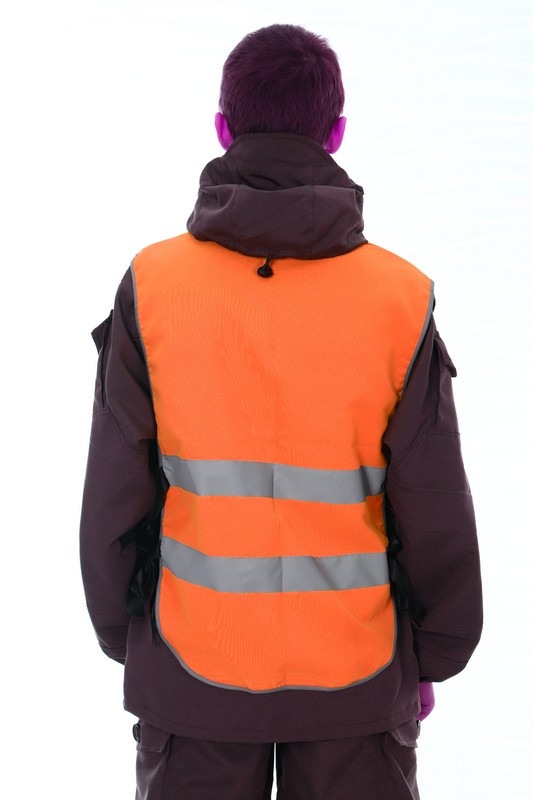
#> input picture parsing_ck_textil/Жилеты_летние_для_охоты,_рыбалки_и_туризма/ЖИЛЕТ_«СВЕТООТРАЖАЮЩИЙ»_ОРАНЖЕВЫЙ/1.jpg, 533 x 800 px, given in place of 1.png, which was not available; the run also reads 1 picture not shown here
$ python createNewPocket.py
#> lines starting #> are read from the running program, lines starting #| are printed output that depends on the picture; after the words box and inside, x2 and y2 are one past the last pixel; in counts of white or black regions, pixels touching at a corner belong together; pictures that were not available may be replaced by others from this repository, and a replacement may not be noted
from PIL import ImageOps, ImageDraw, ImageEnhance, Image, ImageFilter, ImageFont
import os
# import multiprocessing
from multiprocessing import Process, Queue, cpu_count
from threading import Thread
import numpy as np
from shutil import copytree
import cv2
import numpy as np
from copy import deepcopy
# import time
# import asyncio
# import aiofiles


deltaForMask = 0.02 # на сколько уменьшаем отновсительно чехла рахмер принта
pathToNewPocket = r'D:\case' # пусть к фоткам чехлов и клоунам
pathToPrintImage = r'F:\выбрано2' # Путь откуда брать фотки для натяжки
pathToSaveDone = r'D:\done' # Куда класть готовое
clownName = r'2_clown.png' # нахвание файла клоуна
flag = False
SIZE = (1800,2400)

def main(pathToNewPocket, dirName):

#> called with pathToNewPocket = 'D:\\case', dirName = 'embossed_image.jpg'
    pathToImageDir = os.path.join(pathToNewPocket, dirName)

    backImage = Image.open(os.path.join(pathToImageDir, '1.png')).resize(SIZE)
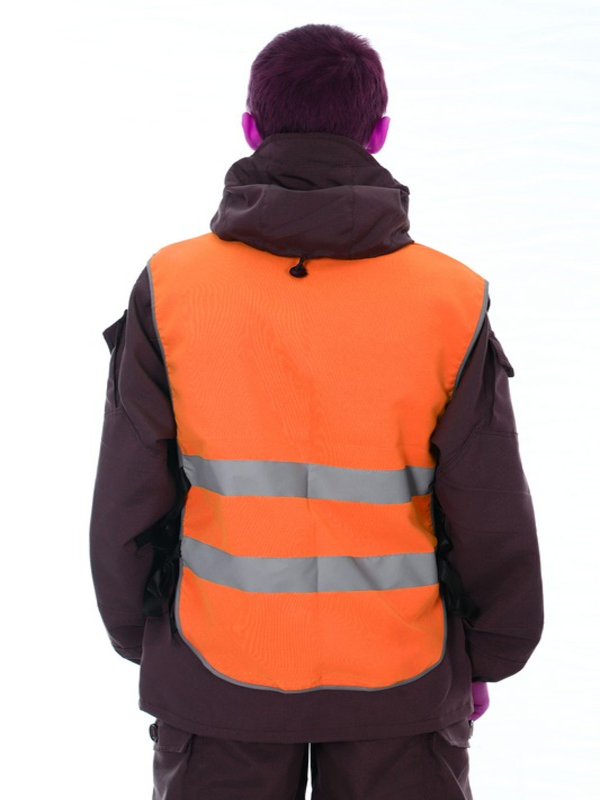
#> backImage: PIL image 1800x2400 RGB (shown at 1/3 size); mean R, G, B 194.1, 160.7, 152.9
    coordToMaskCard = findCoordsToMaskCard(backImage)
    mask = createMaskForShadows(backImage, coordToMaskCard)
    maskImage, top_left, bottom_right = createMask(pathToImageDir)

    if maskImage == 0:
        print(pathToImageDir + ' файл с маски не обнаружен')
        return

    lenListPrint = len(os.listdir(pathToPrintImage))
    countProcess = max(1, min(int(cpu_count() - 2), lenListPrint))

    queue = Queue()
    listForProcess = []
    listProcess = []

    saveProcess = Thread(target=imageSaver, args=(queue,dirName))
    saveProcess.start()

    for i in range(0,lenListPrint,int(lenListPrint/countProcess)):
        listForProcess.append(os.listdir(pathToPrintImage)[i:i+int(lenListPrint/countProcess)])

    for listImagePath in listForProcess:
        p = Process(target=createPrintImage, args=(listImagePath, mask, maskImage, backImage, top_left, bottom_right, queue))
        listProcess.append(p)
        p.start()

    for p in listProcess:
        p.join()

    queue.put(None)
    print('done')
    saveProcess.join()


# [15 lines left out: function imageSaver, not called in this run]
        # image.save(image_path)

def findCoordsToMaskCard(backImage):
    # Открываем изображение
    target_color = backImage.getpixel((530,1000))
#> target_color = (254, 113, 59)
    deltaX = 360
    deltaY = 870
    image = backImage.crop((deltaX,deltaY,900,1000))
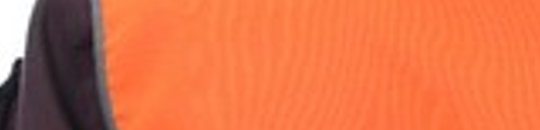
#> image: PIL image 540x130 RGB; mean R, G, B 220.6, 113.7, 72.7
    tolerance = 5
    # image.show()
    # Преобразуем изображение в массив NumPy
    img_array = np.array(image)
    # image = Image.open(backImage)
    # image

    # Разделяем целевой цвет на компоненты
    target_r, target_g, target_b = target_color
#> target_r = 254; target_g = 113; target_b = 59

    # Вычисляем абсолютную разницу между целевым цветом и цветами пикселей
    color_diff = np.abs(img_array - [target_r, target_g, target_b])

    # Находим маску, где цвет пикселя близок к целевому цвету с учетом допуска
    mask = np.all(color_diff <= tolerance, axis=-1)
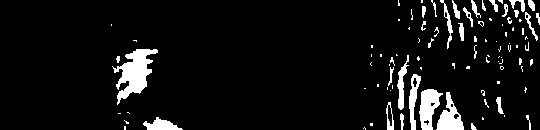
#> mask: shape (130, 540) bool; 7% white; 96 white regions (63 under 20 px), largest, box (x1, y1, x2, y2) and area: (112, 49, 158, 105) 1159, (419, 89, 443, 130) 587, (436, 92, 464, 130) 526

    # Находим координаты пикселей, удовлетворяющих условию
    coords = np.argwhere(mask)
#> coords = 4938 pairs, first value 0 to 129, second value 111 to 539

    if len(coords) > 0:
        # Находим минимальные значения x и y
        min_y, min_x = np.min(coords, axis=0)
#> min_y = 0; min_x = 111
#> in main, `coordToMaskCard = findCoordsToMaskCard(backImage)`: coordToMaskCard = (471, 870)
#> in createMaskForShadows, `img = ImageOps.invert(backImage)`:
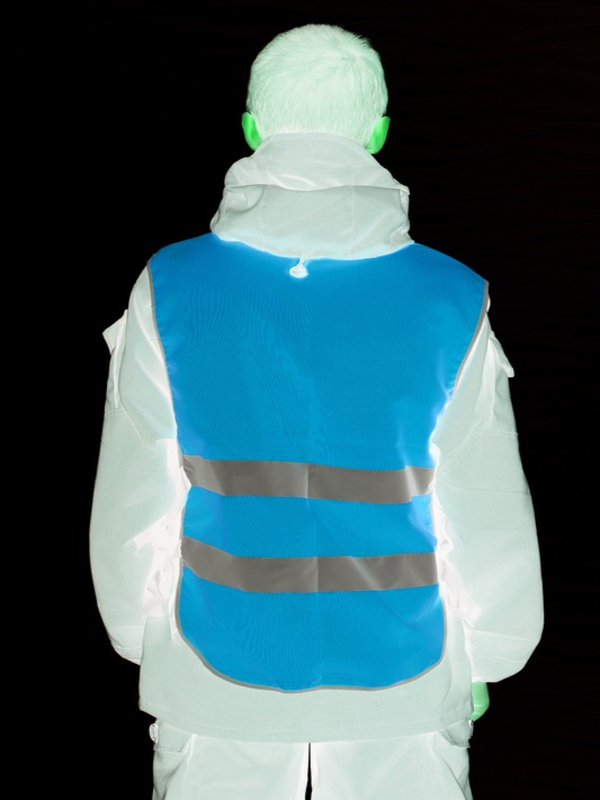
#> img: PIL image 1800x2400 RGB (shown at 1/3 size); mean R, G, B 60.9, 94.3, 102.1

        # print(f"Приблизительный цвет {target_color} найден на координатах (x, y): ({min_x+deltaX}, {min_y+deltaY})")
        return min_x+deltaX, min_y+deltaY
    else:
        # print(f"Приблизительный цвет {target_color} не найден на изображении.")
        return None, None

def maskCard(coordToMaskCard, mask):
#> called with coordToMaskCard = (471, 870)
        draw = ImageDraw.Draw(mask)
        # Рассчитываем координаты нижнего правого угла
        x = coordToMaskCard[0]-15
#> x = 456
        y = coordToMaskCard[1]-10
#> y = 860
        color = mask.getpixel((x-2, y))
#> color = (114, 126, 114)
        bottom_right_x = x + 530
#> bottom_right_x = 986
        bottom_right_y = y + 1250
#> bottom_right_y = 2110
        draw.rectangle([x, y, bottom_right_x, bottom_right_y], outline=color, fill=color)
        # mask.show()
        return mask


def createMaskForShadows(backImage, coordToMaskCard):
    img = ImageOps.invert(backImage)
    img = maskCard(coordToMaskCard, img)
    ImageFilter.EMBOSS.filterargs=((3, 3), 8, 28, (-1, -1, -1,
                                                        -1, 30, -1,
                                                        -1, -1, -1))
    ImageFilter.CONTOUR.filterargs=((5, 5), 20, 50, (-1, -1, -1, -1, -1,
                                                            -1, -1, -1, -1, -1,
                                                            -1, -1, 47, -1, -1,
                                                            -1, -1, -1, -1, -1,
                                                            -1, -1, -1, -1, -1))
    mask = img.filter(ImageFilter.EMBOSS)
#> mask: PIL image 1800x2400 RGB
    mask = ImageEnhance.Color(mask).enhance(3)
    mask = ImageEnhance.Contrast(mask).enhance(10)
    mask = ImageEnhance.Brightness(mask).enhance(1.5)
    # mask.show()
    return mask


# [47 lines left out: functions createPrintImage, transformPrintImage, not called in this run]


def createMask(pathToImageDir):
    if not os.path.exists(pathToMaskFile:=os.path.join(pathToImageDir, clownName)):
        # print(pathToImageDir + ' файл с маски не обнаружен')
        return 0, 0, 0
    # image.show()
    image, top_left, bottom_right = transformMask(pathToMaskFile)
    x = int((bottom_right[0]-top_left[0])/2+top_left[0])
    y = int((bottom_right[1]-top_left[1])/2+top_left[1])
    color = image.getpixel((x, y))
    data = np.array(image)
    mask = np.full(data.shape, color)
    result = (data == mask).all(-1)
    new_image = Image.fromarray(np.uint8(result * 255) , 'L')
    new_image = ImageOps.invert(new_image)
    # new_image.show()
    return new_image, top_left, bottom_right


def transformMask(pathToMaskFile):
    top_left, bottom_right, radius, image = find_largest_bounding_box(pathToMaskFile)
#> in find_largest_bounding_box, `_, thresh = cv2.threshold(gray, 70, 255, cv2.THRESH_BINARY)`: thresh: shape (2400, 1800); 42.8% white; 1 white region
#> in find_largest_bounding_box, `contours, _ = cv2.findContours(thresh, cv2.RETR_EXTERNAL, cv2.CHAIN_AP..`: contours = 1 contour; box (x1, y1, x2, y2) and area: (130, 227, 1135, 2195) 1907424
#> the loop in find_largest_bounding_box, `for cnt in contours:` made 1 pass
#> (x, y, w, h, x_min, y_min, x_max, y_max) on pass 1: (130, 227, 1005, 1968, 130, 227, 1135, 2195)
#> after the loop in find_largest_bounding_box, `while radius is None:`: j = 3
#> top_left = (166, 263); bottom_right = (1099, 2159); radius = 108
    rect_color = (255, 255, 255)  # цвет прямоугольника (белый)
    thickness = -1  # заливка
    rect_mask = np.zeros_like(image)
    cv2.rectangle(rect_mask, (top_left[0]+radius, top_left[1]), (bottom_right[0]-radius, bottom_right[1]), rect_color, thickness)
#> rect_mask: shape (2400, 1800, 3); 31.5% white; 1 white region, box (x1, y1, x2, y2) and area: (274, 263, 992, 2160) 1362046
    cv2.rectangle(rect_mask, (top_left[0], top_left[1]+radius), (bottom_right[0], bottom_right[1]-radius), rect_color, thickness)
#> rect_mask: shape (2400, 1800, 3); 39.9% white; 1 white region, box (x1, y1, x2, y2) and area: (166, 263, 1100, 2160) 1725142
    cv2.circle(rect_mask, (top_left[0]+radius, top_left[1]+radius), radius, rect_color, thickness)
#> rect_mask: shape (2400, 1800, 3); 40.1% white; 1 white region, box (x1, y1, x2, y2) and area: (166, 263, 1100, 2160) 1734190
    cv2.circle(rect_mask, (bottom_right[0]-radius, top_left[1]+radius), radius, rect_color, thickness)
#> rect_mask: shape (2400, 1800, 3); 40.4% white; 1 white region, box (x1, y1, x2, y2) and area: (166, 263, 1100, 2160) 1743238
    cv2.circle(rect_mask, (top_left[0]+radius, bottom_right[1]-radius), radius, rect_color, thickness)
#> rect_mask: shape (2400, 1800, 3); 40.6% white; 1 white region, box (x1, y1, x2, y2) and area: (166, 263, 1100, 2160) 1752286
    cv2.circle(rect_mask, (bottom_right[0]-radius, bottom_right[1]-radius), radius, rect_color, thickness)
#> rect_mask: shape (2400, 1800, 3); 40.8% white; 1 white region, box (x1, y1, x2, y2) and area: (166, 263, 1100, 2160) 1761334
    image = np.where(rect_mask == rect_color, image, (0,0,0)).astype(np.uint8) # Принудительное приведение типа
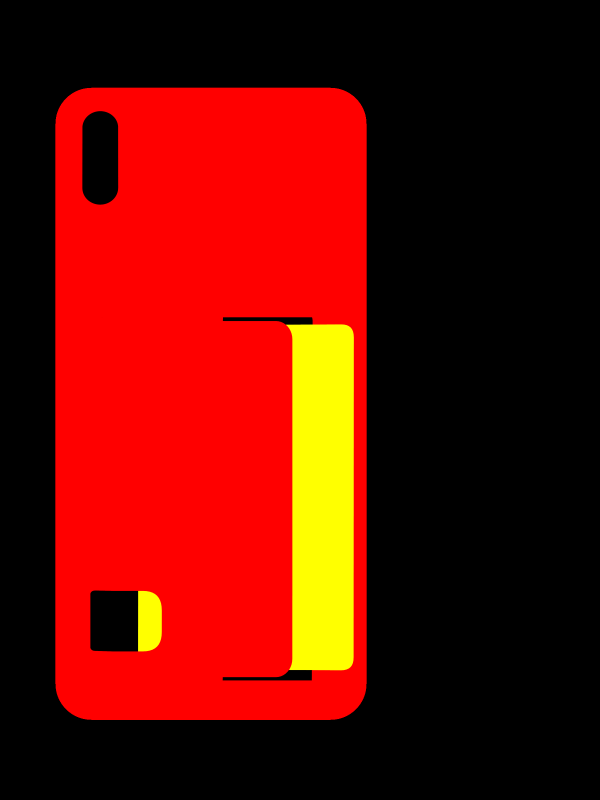
#> image: shape (2400, 1800, 3) (shown at 1/3 size); mean of channels 0, 1, 2 0, 12, 100.3; drawn as B, G, R
    rgb_img = cv2.cvtColor(image, cv2.COLOR_BGR2RGB)
    pil_image = Image.fromarray(rgb_img)
    # pil_image.show()
    return pil_image, top_left, bottom_right


def find_largest_bounding_box(image_path):
    file = open(image_path, 'rb')
    chunk = file.read()
    chunk_arr = np.frombuffer(chunk, dtype=np.uint8)
    image = cv2.imdecode(chunk_arr, cv2.IMREAD_COLOR)
    dim = (SIZE)
    image = cv2.resize(image, dim, interpolation = cv2.INTER_AREA)
    # cv2.imshow('image',image)
    # cv2.waitKey(0)
    if image is None:
        print(f"Failed to load image: {image_path}")
        return
    image
    gray = cv2.cvtColor(image, cv2.COLOR_BGR2GRAY)
    # cv2.imshow('image',gray)
    # cv2.waitKey(0)
    _, thresh = cv2.threshold(gray, 70, 255, cv2.THRESH_BINARY)
    contours, _ = cv2.findContours(thresh, cv2.RETR_EXTERNAL, cv2.CHAIN_APPROX_SIMPLE)
    x_min, y_min = np.inf, np.inf
    x_max, y_max = 0, 0
    for cnt in contours:
        x, y, w, h = cv2.boundingRect(cnt)
        if (240 < w < 260):# and (465 < h < 480):
            print(1)
        x_min, y_min = min(x_min, x), min(y_min, y)
        x_max, y_max = max(x_max, x+w), max(y_max, y+h)

    radius = None
    j = 2
    while radius is None:
        for i in range(y_min+j, y_max):
            color = tuple(image[i, x_min+j])
            if color != (0, 0, 0):
                radius = i-y
                break
        j+=1
    if radius >150:
        radius = None
        j = 2
        while radius is None:
            for i in range(y_min+j, y_max):
                color = tuple(image[i, x_min+j+7])
                if color != (0, 0, 0):
                    radius = i-y
                    break
            j+=1

    # [7 lines of commented-out code are left out]
    return (int(x_min+SIZE[0]*deltaForMask), int(y_min+SIZE[0]*deltaForMask)), (int(x_max-SIZE[0]*deltaForMask), int(y_max-SIZE[0]*deltaForMask)), radius, image

if __name__ == '__main__':
    for dirName in os.listdir(pathToNewPocket):
        main(pathToNewPocket, dirName)
#> in createMask, `image, top_left, bottom_right = transformMask(pathToMaskFile)`: top_left = (166, 263); bottom_right = (1099, 2159)
#> in createMask, `x = int((bottom_right[0]-top_left[0])/2+top_left[0])`: x = 632
#> in createMask, `y = int((bottom_right[1]-top_left[1])/2+top_left[1])`: y = 1211
#> in createMask, `color = image.getpixel((x, y))`: color = (255, 0, 0)
#> in createMask, `mask = np.full(data.shape, color)`:
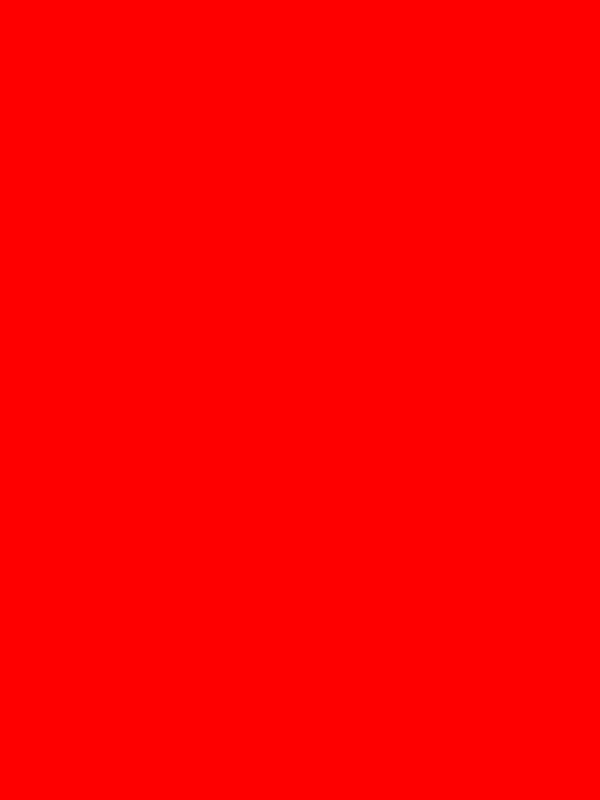
#> mask: shape (2400, 1800, 3) int64 (shown at 1/3 size); mean R, G, B 255, 0, 0
#> in createMask, `result = (data == mask).all(-1)`:
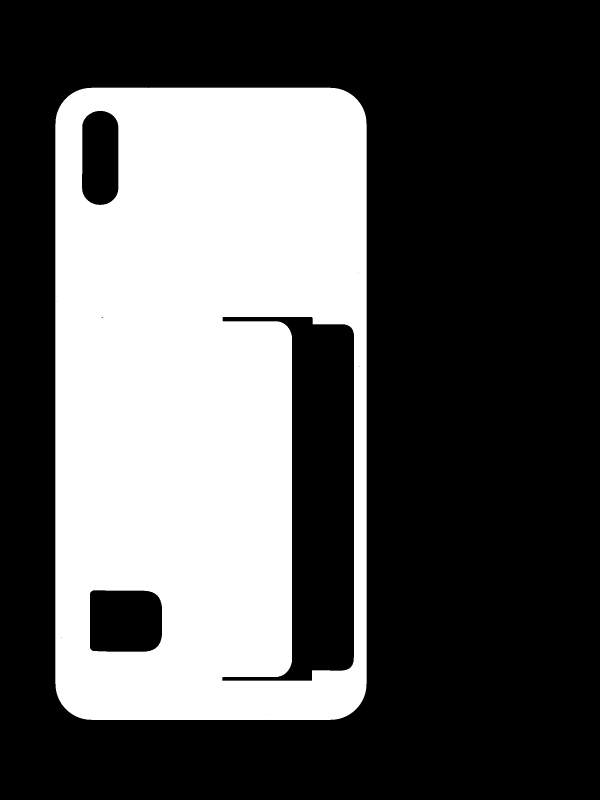
#> result: shape (2400, 1800) bool (shown at 1/3 size); 34.6% white; 1 white region, box (x1, y1, x2, y2) and area: (166, 263, 1100, 2160) 1492853
#> in main, `maskImage, top_left, bottom_right = createMask(pathToImageDir)`: top_left = (166, 263); bottom_right = (1099, 2159)
#> (the run stopped early here; a loop or call above may not have finished)
